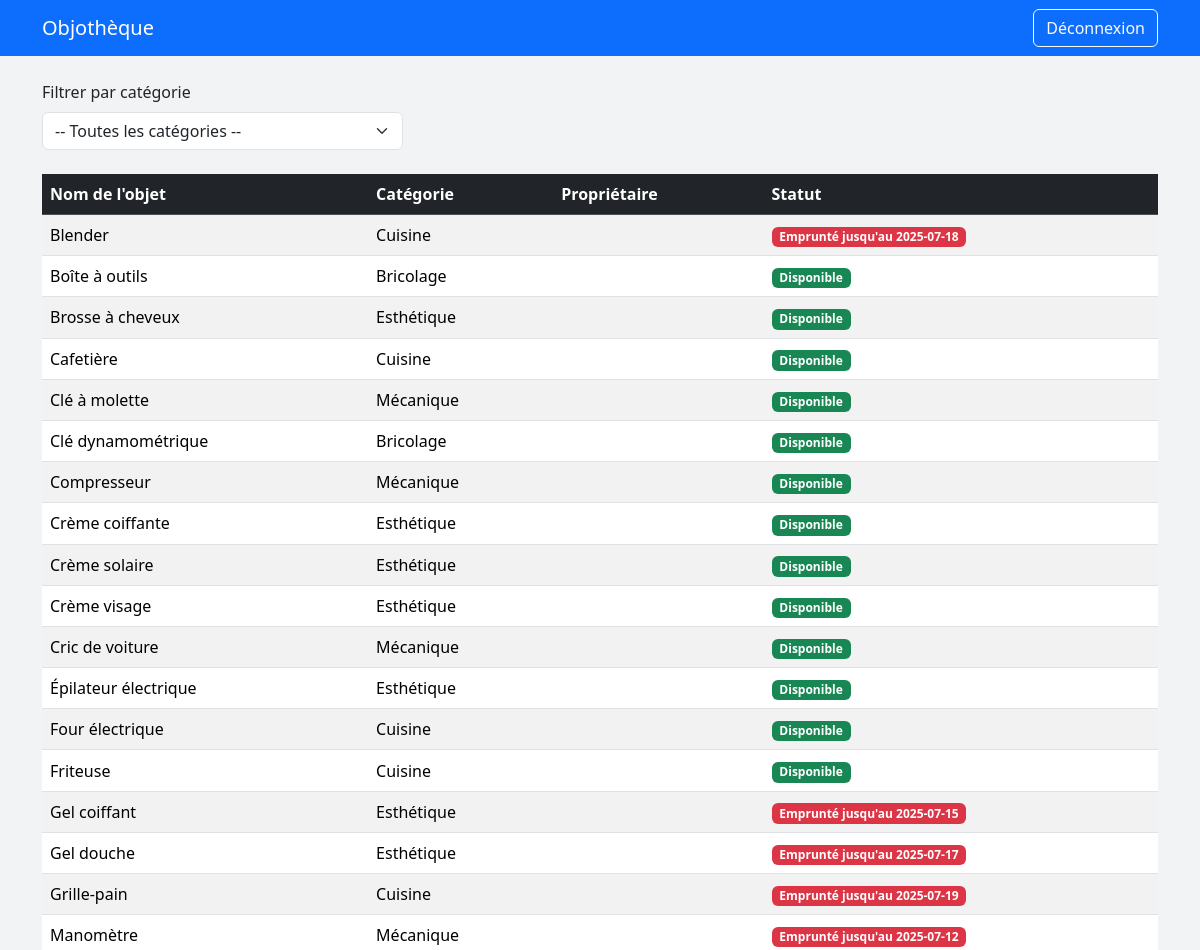
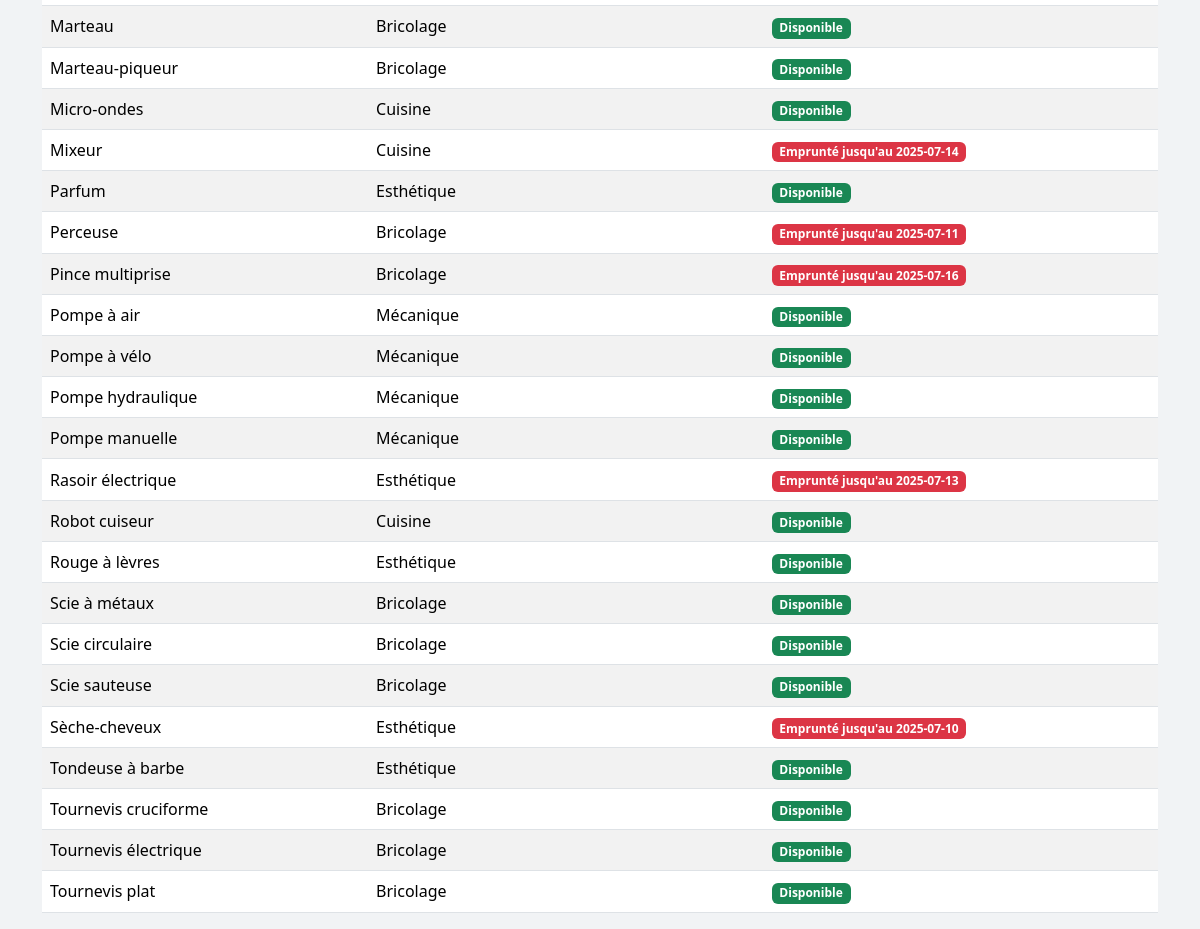
The page /model.php?page=objets (signed in) on the database its author committed (2 pictures, top to bottom).
### tables this page shows
CREATE TABLE objet (
    id_objet INT AUTO_INCREMENT PRIMARY KEY,
    nom_objet VARCHAR(100),
    id_categorie INT,
    id_membre INT,
    FOREIGN KEY (id_categorie) REFERENCES categorie_objet(id_categorie),
    FOREIGN KEY (id_membre) REFERENCES membre(id_membre)
);

### includes/connexion.php (called while the page is built, shortened)
<?php
function dbConnect()
{
    $host = '127.0.0.1';
    $utilisateur = 'root';
    $motdepasse = 'fitahiana';
    $base = 'emprunt_objets';
   static $connect = null;
    if ($connect === null) {
        $connect = mysqli_connect($host, $utilisateur, $motdepasse, $base);
        mysqli_set_charset($connect, 'utf8mb4');
    }
    return $connect;
}
?>

### includes/fonctions.php (called while the page is built, shortened)
<?php
require 'connexion.php';
function chercherObjetsParCategorie($categorie)
{
    $sql = "SELECT * FROM vue_objets_emprunts WHERE 1";
    $sql .= " ORDER BY nom_objet ASC";
    $query = mysqli_query(dbConnect(), $sql);
    $objets = [];
    while ($ligne = mysqli_fetch_assoc($query)) {
        $ligne['statut'] = ($ligne['date_retour']) ? "Emprunté jusqu'au " . $ligne['date_retour'] : "Disponible";
        $objets[] = $ligne;
    }
    return $objets;
}

### pages/objets.php (the view, shortened to what this page needs)
<?php
$categorie = $_GET['id_categorie'] ?? '';
$objets = chercherObjetsParCategorie($categorie);
?>
<nav class="navbar navbar-expand-lg navbar-dark bg-primary mb-4">
  <div class="container">
    <a class="navbar-brand" href="#">Objothèque</a>
    <a class="btn btn-outline-light" href="login.html">Déconnexion</a>
  </div>
</nav>
<div class="container mb-4">
  <form method="GET" action="model.php">
    <div class="row g-3 align-items-center">
      <div class="col-md-4">
        <label for="categorie" class="form-label">Filtrer par catégorie</label>
        <select name="id_categorie" id="categorie" class="form-select" onchange="this.form.submit()">
          <option value="">-- Toutes les catégories --</option>
        </select>
      </div>
    </div>
  </form>
</div>
<div class="container">
  <table class="table table-striped table-hover align-middle">
    <thead class="table-dark">
      <tr>
        <th>Nom de l'objet</th>
        <th>Catégorie</th>
        <th>Propriétaire</th>
        <th>Statut</th>
      </tr>
    </thead>
    <tbody>
      <?php if (count($objets) === 0) { ?>
        <tr>
          <td colspan="4" class="text-center">Aucun objet trouvé.</td>
        </tr>
      <?php } else { ?>
        <?php foreach ($objets as $objet) { ?>
          <tr>
            <td><?= htmlspecialchars($objet['nom_objet']) ?></td>
            <td><?= htmlspecialchars($objet['nom_categorie']) ?></td>
            <td><?= htmlspecialchars($objet['nom_proprietaire']) ?></td>
            <td>
              <?php if ($objet['date_retour']) { ?>
                <span class="badge bg-danger">Emprunté jusqu'au <?= $objet['date_retour'] ?></span>
              <?php } else { ?>
                <span class="badge bg-success">Disponible</span>
              <?php } ?>
            </td>
          </tr>
        <?php } ?>
      <?php } ?>
    </tbody>
  </table>
</div>

### model.php (shortened to what this page needs)
<!DOCTYPE html>
<html lang="fr">
<head>
    <link rel="stylesheet" href="assets/bootstrap/css/bootstrap.min.css">
    <link rel="stylesheet" href="assets/bootstrap/icons/bootstrap-icons.css">
    <link rel="stylesheet" href="assets/css/style.css">
</head>
<body>
    <header>
    <main>
        <?php
        require('includes/fonctions.php');
        include('pages/' . trim($_GET['page']) . '.php');
        ?>
    </main>
</body>
</html>

### assets/css/style.css (style rules this page uses)
body { background-color: #f1f3f5; }

### rows shown on the page
objet: nom_objet "Blender", nom_categorie "Cuisine", date_retour "2025-07-18"
objet: nom_objet "Boîte à outils", nom_categorie "Bricolage", shows "Disponible"
objet: nom_objet "Brosse à cheveux", nom_categorie "Esthétique", shows "Disponible"
objet: nom_objet "Cafetière", nom_categorie "Cuisine", shows "Disponible"
objet: nom_objet "Clé à molette", nom_categorie "Mécanique", shows "Disponible"
objet: nom_objet "Clé dynamométrique", nom_categorie "Bricolage", shows "Disponible"
objet: nom_objet "Compresseur", nom_categorie "Mécanique", shows "Disponible"
objet: nom_objet "Crème coiffante", nom_categorie "Esthétique", shows "Disponible"
objet: nom_objet "Crème solaire", nom_categorie "Esthétique", shows "Disponible"
objet: nom_objet "Crème visage", nom_categorie "Esthétique", shows "Disponible"
objet: nom_objet "Cric de voiture", nom_categorie "Mécanique", shows "Disponible"
objet: nom_objet "Épilateur électrique", nom_categorie "Esthétique", shows "Disponible"
objet: nom_objet "Four électrique", nom_categorie "Cuisine", shows "Disponible"
objet: nom_objet "Friteuse", nom_categorie "Cuisine", shows "Disponible"
objet: nom_objet "Gel coiffant", nom_categorie "Esthétique", date_retour "2025-07-15"
objet: nom_objet "Gel douche", nom_categorie "Esthétique", date_retour "2025-07-17"
objet: nom_objet "Grille-pain", nom_categorie "Cuisine", date_retour "2025-07-19"
objet: nom_objet "Manomètre", nom_categorie "Mécanique", date_retour "2025-07-12"
objet: nom_objet "Marteau", nom_categorie "Bricolage", shows "Disponible"
objet: nom_objet "Marteau-piqueur", nom_categorie "Bricolage", shows "Disponible"
objet: nom_objet "Micro-ondes", nom_categorie "Cuisine", shows "Disponible"
objet: nom_objet "Mixeur", nom_categorie "Cuisine", date_retour "2025-07-14"
objet: nom_objet "Parfum", nom_categorie "Esthétique", shows "Disponible"
objet: nom_objet "Perceuse", nom_categorie "Bricolage", date_retour "2025-07-11"
objet: nom_objet "Pince multiprise", nom_categorie "Bricolage", date_retour "2025-07-16"
objet: nom_objet "Pompe à air", nom_categorie "Mécanique", shows "Disponible"
objet: nom_objet "Pompe à vélo", nom_categorie "Mécanique", shows "Disponible"
objet: nom_objet "Pompe hydraulique", nom_categorie "Mécanique", shows "Disponible"
objet: nom_objet "Pompe manuelle", nom_categorie "Mécanique", shows "Disponible"
objet: nom_objet "Rasoir électrique", nom_categorie "Esthétique", date_retour "2025-07-13"
objet: nom_objet "Robot cuiseur", nom_categorie "Cuisine", shows "Disponible"
objet: nom_objet "Rouge à lèvres", nom_categorie "Esthétique", shows "Disponible"
objet: nom_objet "Scie à métaux", nom_categorie "Bricolage", shows "Disponible"
objet: nom_objet "Scie circulaire", nom_categorie "Bricolage", shows "Disponible"
objet: nom_objet "Scie sauteuse", nom_categorie "Bricolage", shows "Disponible"
objet: nom_objet "Sèche-cheveux", nom_categorie "Esthétique", date_retour "2025-07-10"
objet: nom_objet "Tondeuse à barbe", nom_categorie "Esthétique", shows "Disponible"
objet: nom_objet "Tournevis cruciforme", nom_categorie "Bricolage", shows "Disponible"
objet: nom_objet "Tournevis électrique", nom_categorie "Bricolage", shows "Disponible"
objet: nom_objet "Tournevis plat", nom_categorie "Bricolage", shows "Disponible"
